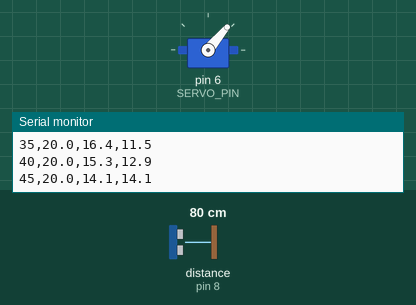
This sketch was run on a simulated Arduino Uno, built with avr-gcc and run on an emulated ATmega328P. On the bench: servo, the last lines printed to the serial monitor. Wiring (inferred from the names in the program): ultrasonic range finder: trigger pin 7; echo pin 8. Inputs (shaded band) come from the test bench; at power-on: distance to the obstacle (sensor on pin 8) 80 cm. The echo pulse lasts 58.3 µs per cm.

Above: at 2.2 s.
2.3 s: distance to the obstacle (sensor on pin 8) set to 2 cm
At 5.28 s:
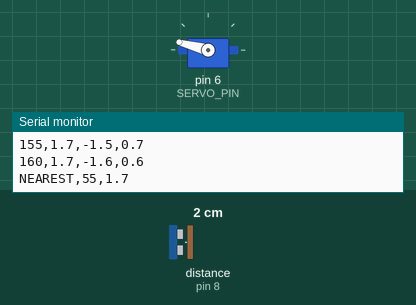
5.3 s: distance to the obstacle (sensor on pin 8) set to 35 cm
At 5.71 s:
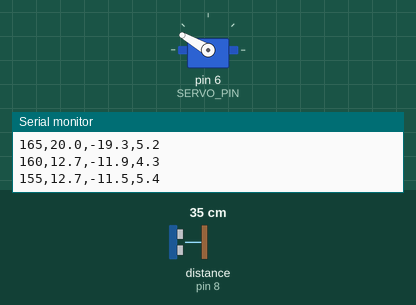
8.3 s: distance to the obstacle (sensor on pin 8) set to 4 cm
At 8.98 s:
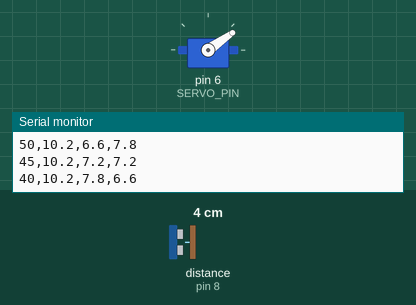
Timing chart, 0 to 17.3 s (numbered marks = the images above; inputs shaded):
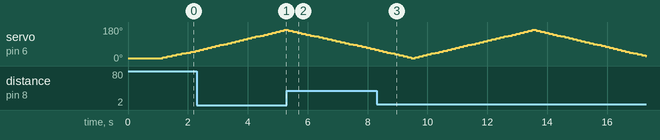

The sketch:

arduino_radar.ino
```cpp
// Experiment 6 : Ultrasonic radar with simple sensor fusion (Arduino Uno + HC-SR04 + MG996R / SG90)
// Configured for 20 cm Close-Range Detection
#include <Servo.h>

#define TRIG      7
#define ECHO      8
#define SERVO_PIN 6

const int   MIN_ANGLE = 15;
const int   MAX_ANGLE = 165;
const int   STEP      = 5;
const int   SAMPLES   = 5;         // echoes per angle
const float ALPHA     = 0.6;       // smoothing factor (0-1)
const float MAX_RANGE = 20.0;      // cm (Close-range 20cm)

Servo radar;
float filtered[181];               // stored (smoothed) range for every degree
int   angle = MIN_ANGLE;
int   dir   = STEP;
float nearestDist  = 999;
int   nearestAngle = 0;

float readOnce() {
  digitalWrite(TRIG, LOW);  delayMicroseconds(2);
  digitalWrite(TRIG, HIGH); delayMicroseconds(10);
  digitalWrite(TRIG, LOW);
  // 15000 us timeout ensures quick response for 20cm range (~58 us per cm)
  long t = pulseIn(ECHO, HIGH, 15000);
  if (t == 0) return MAX_RANGE;                  // no echo
  float d = t * 0.0343 / 2.0;
  return (d > MAX_RANGE) ? MAX_RANGE : d;
}

float medianDistance() {                         // fusion step 1: median filter
  float v[SAMPLES];
  for (int i = 0; i < SAMPLES; i++) { v[i] = readOnce(); delay(10); }
  for (int i = 1; i < SAMPLES; i++) {            // insertion sort
    float key = v[i]; int j = i - 1;
    while (j >= 0 && v[j] > key) { v[j + 1] = v[j]; j--; }
    v[j + 1] = key;
  }
  return v[SAMPLES / 2];
}

void setup() {
  Serial.begin(9600);
  pinMode(TRIG, OUTPUT);
  pinMode(ECHO, INPUT);
  radar.attach(SERVO_PIN);
  for (int i = 0; i <= 180; i++) filtered[i] = -1;   // -1 = no data yet
  radar.write(angle);
  delay(1000);
  Serial.println("angle,distance_cm,x_cm,y_cm");
}

void loop() {
  radar.write(angle);
  delay(80);                                     // let the servo settle

  float d = medianDistance();
  if (filtered[angle] < 0) filtered[angle] = d;  // fusion step 2: smoothing across sweeps
  else filtered[angle] = ALPHA * d + (1 - ALPHA) * filtered[angle];

  float r   = filtered[angle];
  float rad = angle * PI / 180.0;
  float x   = r * cos(rad);                      // fusion step 3: polar -> Cartesian
  float y   = r * sin(rad);

  Serial.print(angle); Serial.print(',');
  Serial.print(r, 1);  Serial.print(',');
  Serial.print(x, 1);  Serial.print(',');
  Serial.println(y, 1);

  if (r < nearestDist) { nearestDist = r; nearestAngle = angle; }

  angle += dir;
  if (angle >= MAX_ANGLE || angle <= MIN_ANGLE) {   // end of sweep
    angle = constrain(angle, MIN_ANGLE, MAX_ANGLE);
    dir = -dir;
    Serial.print("NEAREST,");
    Serial.print(nearestAngle); Serial.print(',');
    Serial.println(nearestDist, 1);
    nearestDist = 999;
  }
}
```
